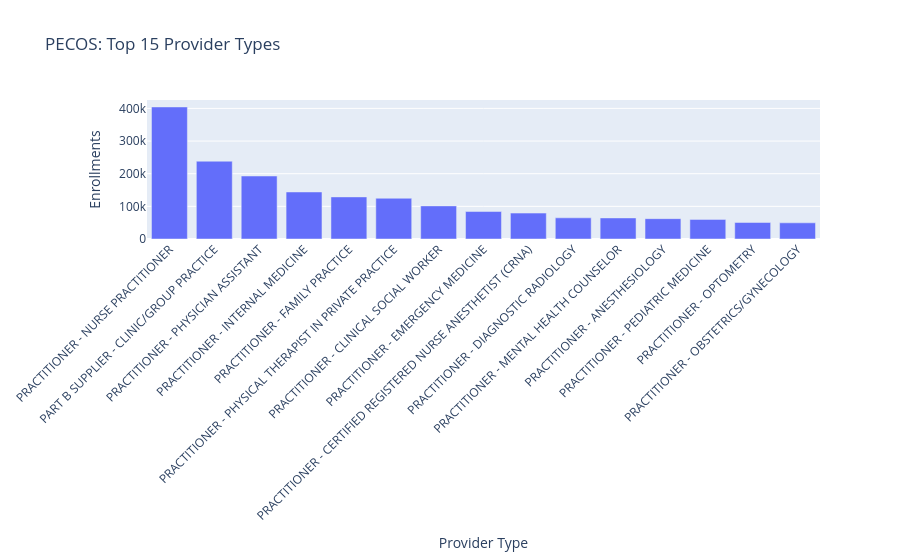
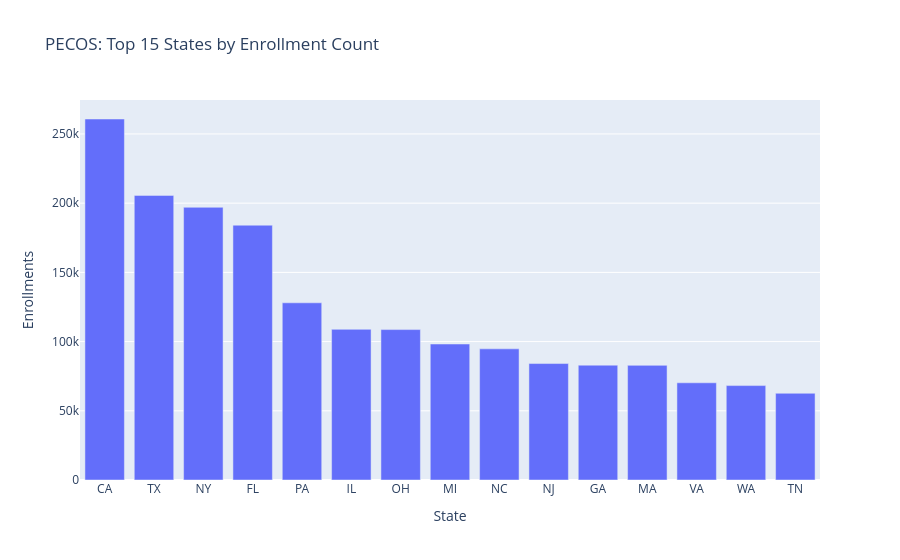

The notebook cell these images were saved under, in order:
### Code cell
# PECOS visualizations

# Provider type distribution
fig4 = px.bar(
    pecos["PROVIDER_TYPE_DESC"].value_counts().head(15).reset_index(),
    x="PROVIDER_TYPE_DESC", y="count",
    title="PECOS: Top 15 Provider Types",
    labels={"PROVIDER_TYPE_DESC": "Provider Type", "count": "Enrollments"}
)
fig4.update_layout(xaxis_tickangle=-45)
fig4.show()

# Enrollments by state
fig5 = px.bar(
    pecos["STATE_CD"].value_counts().head(15).reset_index(),
    x="STATE_CD", y="count",
    title="PECOS: Top 15 States by Enrollment Count",
    labels={"STATE_CD": "State", "count": "Enrollments"}
)
fig5.show()

### Figure 1 — Plotly figure (JSON) as saved in the notebook; plotly's stock layout.template omitted (floating-point values rounded to 4 significant figures)
{"data": [{"hovertemplate": "Provider Type=%{x}<br>Enrollments=%{y}<extra></extra>", "legendgroup": "", "marker": {"color": "#636efa", "pattern": {"shape": ""}}, "name": "", "orientation": "v", "showlegend": false, "textposition": "auto", "type": "bar", "x": ["PRACTITIONER - NURSE PRACTITIONER", "PART B SUPPLIER - CLINIC/GROUP PRACTICE", "PRACTITIONER - PHYSICIAN ASSISTANT", "PRACTITIONER - INTERNAL MEDICINE", "PRACTITIONER - FAMILY PRACTICE", "PRACTITIONER - PHYSICAL THERAPIST IN PRIVATE PRACTICE", "PRACTITIONER - CLINICAL SOCIAL WORKER", "PRACTITIONER - EMERGENCY MEDICINE", "PRACTITIONER - CERTIFIED REGISTERED NURSE ANESTHETIST (CRNA)", "PRACTITIONER - DIAGNOSTIC RADIOLOGY", "PRACTITIONER - MENTAL HEALTH COUNSELOR", "PRACTITIONER - ANESTHESIOLOGY", "PRACTITIONER - PEDIATRIC MEDICINE", "PRACTITIONER - OPTOMETRY", "PRACTITIONER - OBSTETRICS/GYNECOLOGY"], "xaxis": "x", "y": [404455, 238261, 192960, 144014, 128953, 124790, 101444, 84177, 79375, 64883, 64530, 62278, 60059, 50602, 49559], "yaxis": "y"}], "layout": {"barmode": "relative", "legend": {"tracegroupgap": 0}, "title": {"text": "PECOS: Top 15 Provider Types"}, "xaxis": {"anchor": "y", "domain": [0, 1], "tickangle": -45, "title": {"text": "Provider Type"}}, "yaxis": {"anchor": "x", "domain": [0, 1], "title": {"text": "Enrollments"}}}}

### Figure 2 — Plotly figure (JSON) as saved in the notebook; plotly's stock layout.template omitted (floating-point values rounded to 4 significant figures)
{"data": [{"hovertemplate": "State=%{x}<br>Enrollments=%{y}<extra></extra>", "legendgroup": "", "marker": {"color": "#636efa", "pattern": {"shape": ""}}, "name": "", "orientation": "v", "showlegend": false, "textposition": "auto", "type": "bar", "x": ["CA", "TX", "NY", "FL", "PA", "IL", "OH", "MI", "NC", "NJ", "GA", "MA", "VA", "WA", "TN"], "xaxis": "x", "y": [260811, 205632, 197015, 184088, 128021, 108844, 108665, 98256, 94754, 84130, 82969, 82824, 70232, 68215, 62648], "yaxis": "y"}], "layout": {"barmode": "relative", "legend": {"tracegroupgap": 0}, "title": {"text": "PECOS: Top 15 States by Enrollment Count"}, "xaxis": {"anchor": "y", "domain": [0, 1], "title": {"text": "State"}}, "yaxis": {"anchor": "x", "domain": [0, 1], "title": {"text": "Enrollments"}}}}
